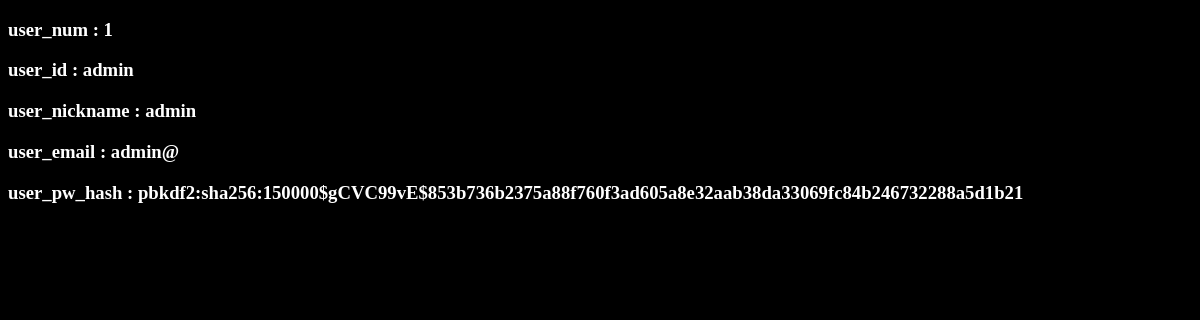
/geonguprincesssecretroom/view_user_info/admin (signed in), run on an earlier commit of the app's database.
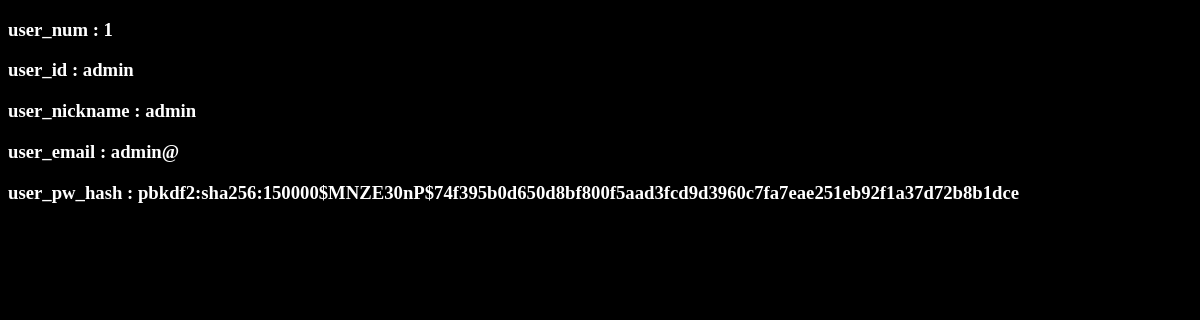
And on a later commit of the database.
### tables this page shows
CREATE TABLE user (
  user_num integer primary key autoincrement,
  user_id string not null,
  user_nickname string not null,
  user_email string not null,
  user_pw_hash string not null
);

### GPSR.py (the view)
@app.route('/geonguprincesssecretroom/view_user_info/<user_id>')
def admin_view_user_info(user_id):
    if not g.user:
        return redirect(url_for('home'))
    if g.user['user_id']!='admin':
        return redirect(url_for('home'))
    user = query_db('select * from user where user_id = ?', [user_id], True)
    return render_template('/admin/admin_view_user_info.html', user=user)

### GPSR.py (called while the page is built)
def connect_db():
    return sqlite3.connect(app.config['DATABASE'])

def query_db(query, args=(), one=False):
    cur = g.db.execute(query, args)
    rv = [dict((cur.description[idx][0], value)
               for idx, value in enumerate(row)) for row in cur.fetchall()]
    return (rv[0] if rv else None) if one else rv

@app.before_request
def before_request():
    g.db = connect_db()
    g.user = None
    if 'user_num' in session:
        g.user = query_db('select * from user where user_num = ?',
                          [session['user_num']], one=True)

@app.teardown_request
def teardown_request(exception):
    if hasattr(g, 'db'):
        g.db.close()

### templates/admin/admin_view_user_info.html (shortened to what this page needs)
<!doctype html>
<link rel=stylesheet type=text/css href="{{ url_for('static', filename='style.css') }}">
<html>
    <head>
    </head>
    <body>
        {% for key, i in user.items() %}
            <h3>{{key}} : {{i}}</h3>
        {% endfor %}
    </body>
</html>

### static/style.css (style rules this page uses)
body { background: black; font-family: "?��?��?��??�어 Light"; color:white; }

What changed in the data, as far as the page shows it:
changed user "admin": user_pw_hash "pbkdf2:sha256:150000$gCVC99vE$853b736b2375a88f760f3ad605a8e32aab38da33069fc84b246732288a5d1b21" → "pbkdf2:sha256:150000$MNZE30nP$74f395b0d650d8bf800f5aad3fcd9d3960c7fa7eae251eb92f1a37d72b8b1dce"
